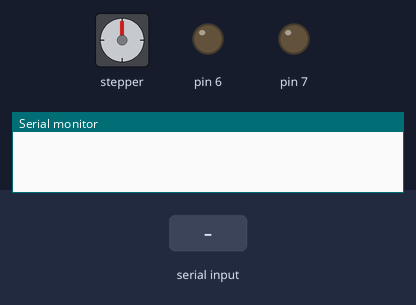
Simulated run of this sketch. Board: Arduino Uno, built with avr-gcc and run on an emulated ATmega328P. Shown: stepper motor, output pins drawn as LEDs (lit = HIGH), the last lines printed to the serial monitor. Inputs (shaded band) come from the test bench. Stepper angles assume 100 steps per turn.

Above: at 1.2 s.
1.3 s: "left" received over Serial
At 3.7 s:
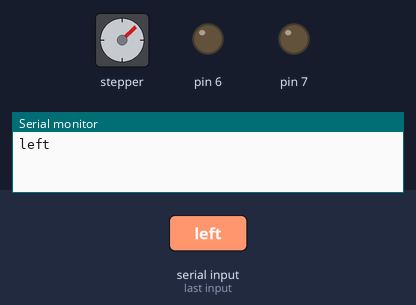
4.0 s: "up" received over Serial
At 5.4 s:
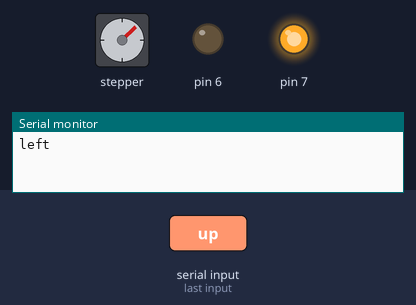
6.5 s: "down" received over Serial
At 8.6 s:
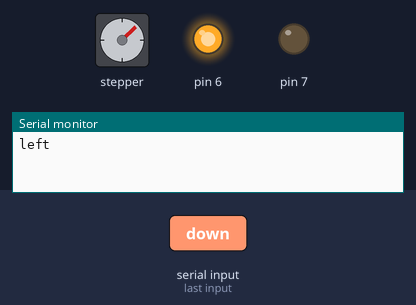
9.0 s: "right" received over Serial
At 11.0 s:
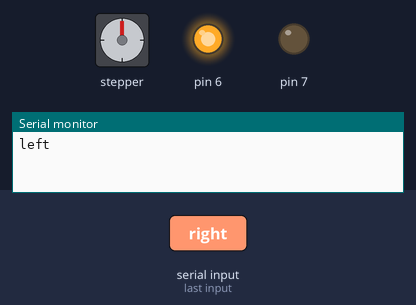
11.7 s: "up" received over Serial
At 13.7 s:
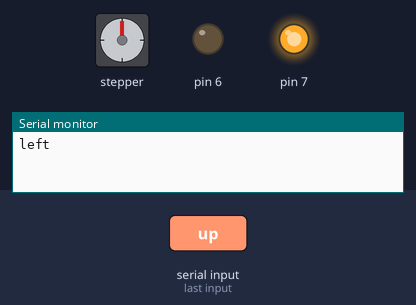
14.2 s: "right" received over Serial
At 16.2 s:
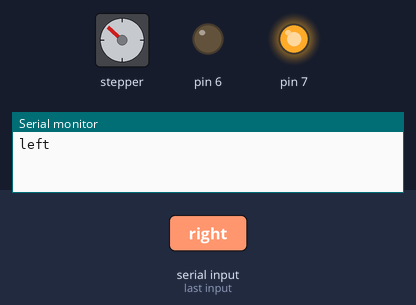
Timing chart, 0 to 17.7 s (numbered marks = the images above; inputs shaded):
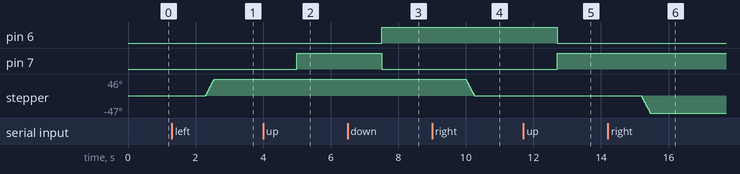

Measured:
- after the input at 1.3 s, stepper: turns 46° clockwise in 0.24 s, starting after 1.0 s
- after the input at 4.0 s, pin 7: LOW → HIGH after 1.0 s
- after the input at 6.5 s, pin 6: LOW → HIGH after 1.0 s; pin 7: HIGH → LOW after 1.0 s
- after the input at 9.0 s, stepper: turns 46° counter-clockwise in 0.24 s, starting after 1.0 s
- after the input at 11.7 s, pin 6: HIGH → LOW after 1.0 s; pin 7: LOW → HIGH after 1.0 s
- after the input at 14.2 s, stepper: turns 47° counter-clockwise in 0.24 s, starting after 1.0 s

The sketch:

steppertest.ino
```cpp
#include <Stepper.h>
Stepper motor = Stepper(100, 8,9,10,11);
void setup() {
  Serial.begin(9600);
  motor.setSpeed(30);
  pinMode(7, OUTPUT);
  pinMode(6, OUTPUT);
}
void left(){
motor.step(13);
Serial.write("left");
}
void right(){
motor.step(-13);
}
void up(){
digitalWrite(7 , HIGH);
digitalWrite(6 , LOW);
}
void down(){
digitalWrite(6 , HIGH);
digitalWrite(7 , LOW);
}
void got_char(String x){
 if(x == "up"){
 up();
 }
 else if(x == "down"){
 down();
 }
 else if(x == "left"){
 left();
 }
 else if(x == "right"){
 right();
 }
}
void loop() {
  if(Serial.available() > 0) {
    String byte_read = Serial.readString();
     got_char((String)byte_read);
  }
}
```
